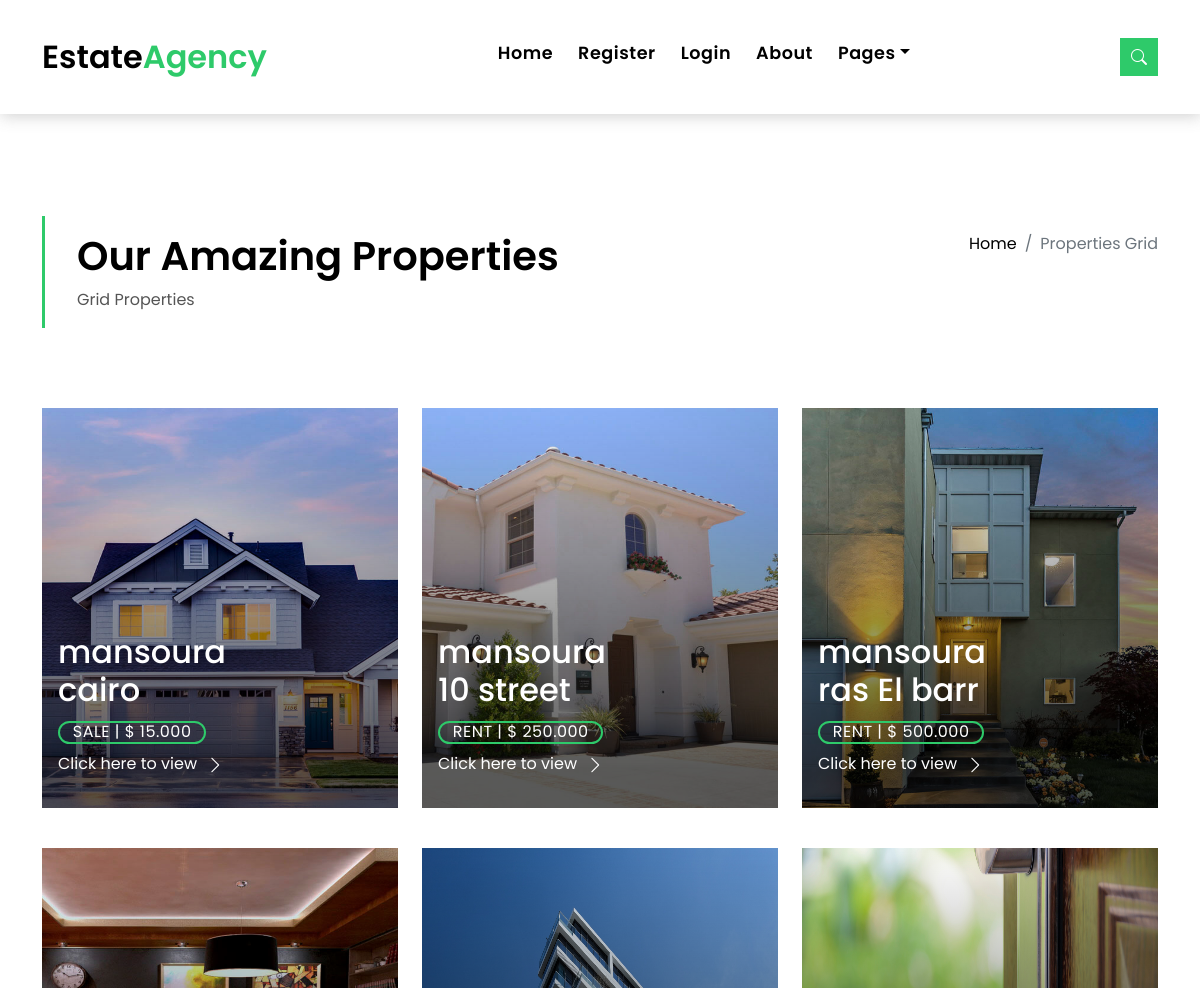
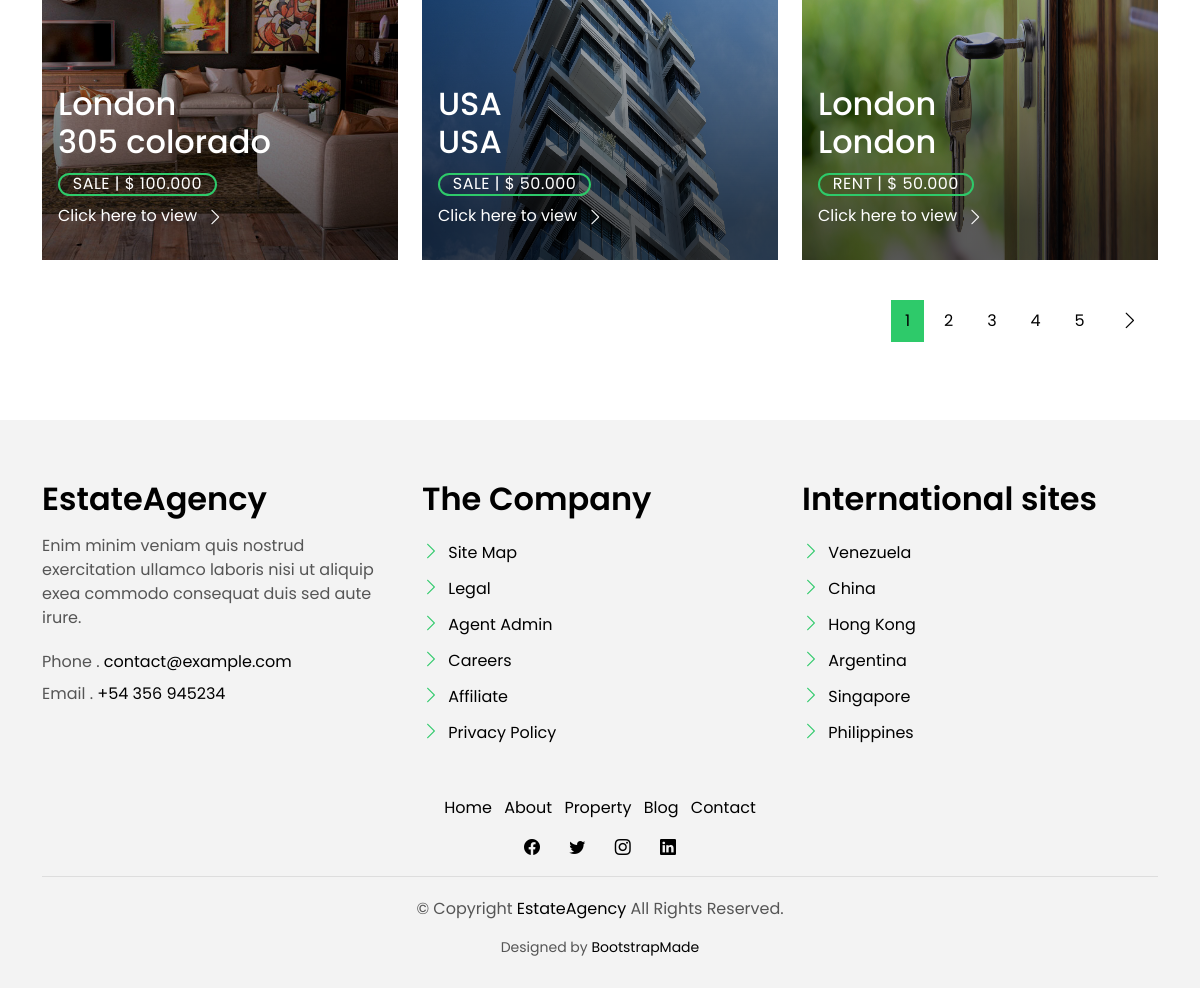
Screenshot of /properties with the database file from the repository (2 pictures, top to bottom).
### houses/models.py (models this page shows, shortened)
class House(models.Model):
    status_choices = (
        ("sale", "sale"),
        ("rent", "rent"),
    )
    img = models.ImageField(upload_to="images")
    address = models.CharField(max_length=50)
    location = models.CharField(max_length=50)
    status = models.CharField(max_length=100,choices=status_choices)
    area = models.IntegerField()
    beds = models.IntegerField()
    bathrooms = models.IntegerField()
    garages = models.IntegerField()
    price = models.IntegerField()
    agent = models.ForeignKey(Agent,on_delete=models.CASCADE)
    description = models.TextField()
    amenities = models.ManyToManyField(Amenity)

### houses/views.py (the view)
# urls.py: path('properties', views.propertiesView.as_view(),name="properties"),
class propertiesView(ListView):
    model = House
    paginate_by = 6
    template_name = "houses/property-grid.html"
    context_object_name = "all_houses"

### houses/templates/houses/property-grid.html (shortened to what this page needs)
{% extends 'houses/base.html' %}
{% load static %}
{% block content %}
  <main id="main">
    <section class="intro-single">
      <div class="container">
        <div class="row">
          <div class="col-md-12 col-lg-8">
            <div class="title-single-box">
              <h1 class="title-single">Our Amazing Properties</h1>
              <span class="color-text-a">Grid Properties</span>
            </div>
          </div>
          <div class="col-md-12 col-lg-4">
            <nav aria-label="breadcrumb" class="breadcrumb-box d-flex justify-content-lg-end">
              <ol class="breadcrumb">
                <li class="breadcrumb-item">
                  <a href="{% url 'home' %}">Home</a>
                </li>
                <li class="breadcrumb-item active" aria-current="page">
                  Properties Grid
                </li>
              </ol>
            </nav>
          </div>
        </div>
      </div>
    </section>
    <section class="property-grid grid">
      <div class="container">
        <div class="row">
          <div class="col-sm-12">
          </div>
{% for house in all_houses %}
          <div class="col-md-4">
            <div class="card-box-a card-shadow">
              <div class="img-box-a">
                <img src="{{house.img.url}}" alt="" class="img-a img-fluid" style="width:600px;height:400px;">
              </div>
              <div class="card-overlay">
                <div class="card-overlay-a-content">
                  <div class="card-header-a">
                    <h2 class="card-title-a">
                      <a href="#">{{house.location}}
                        <br /> {{house.address}}</a>
                    </h2>
                  </div>
                  <div class="card-body-a">
                    <div class="price-box d-flex">
                      <span class="price-a">{{house.status}} | $ {{house.price}}.000</span>
                    </div>
                    <a href="{% url 'single' house.id %}" class="link-a">Click here to view
                      <span class="bi bi-chevron-right"></span>
                    </a>
                  </div>
                </div>
              </div>
            </div>
          </div>
{% endfor %}
        </div>
        <div class="row">
          <div class="col-sm-12">
            <nav class="pagination-a">
        <ul class="pagination justify-content-end">
    {% for page in page_obj.paginator.page_range %}
          {% if page == page_obj.number %}
                <li class="page-item active">
                  <a class="page-link" href="?{{request.GET.urlencode}}&page={{page}}">{{page}}</a>
                </li>
          {% else %}
          <li class="page-item">
                  <a class="page-link" href="?{{request.GET.urlencode}}&page={{page}}">{{page}}</a>
                </li>
          {% endif %}
    {% endfor %}
{% if page_obj.has_next %}
                <li class="page-item next">
                  <a class="page-link" href="?{{request.GET.urlencode}}&page={{page_obj.next_page_number}}">
                    <span class="bi bi-chevron-right"></span>
                  </a>
                </li>
{% endif %}
              </ul>
            </nav>
          </div>
        </div>
      </div>
    </section>
  </main>
{% endblock %}

### houses/templates/houses/base.html (shortened to what this page needs)
{% load static %}
<!DOCTYPE html>
<html lang="en">
<head>
  <link href="{% static 'houses/assets/vendor/animate.css/animate.min.css' %}" rel="stylesheet">
  <link href="{% static 'houses/assets/vendor/bootstrap/css/bootstrap.min.css' %}" rel="stylesheet">
  <link href="{% static 'houses/assets/vendor/bootstrap-icons/bootstrap-icons.css' %}" rel="stylesheet">
  <link href="{% static 'houses/assets/vendor/swiper/swiper-bundle.min.css' %}" rel="stylesheet">
  <link href="{% static 'houses/assets/css/style.css' %}" rel="stylesheet">
</head>
<body>
  <nav class="navbar navbar-default navbar-trans navbar-expand-lg fixed-top">
    <div class="container">
      <a class="navbar-brand text-brand" href="{% url 'home' %}">Estate<span class="color-b">Agency</span></a>
      <div class="navbar-collapse collapse justify-content-center" id="navbarDefault">
        <ul class="navbar-nav">
          {% if request.path == "/" %}
          <li class="nav-item">
            <a class="nav-link active" href="{% url 'home' %}">Home</a>
          </li>
          {% else %}
          <li class="nav-item">
            <a class="nav-link" href="{% url 'home' %}">Home</a>
          </li>
          {% endif %}
{% if user.is_authenticated %}
{% if request.user.agentaccount %}
          {% if request.path == "/Profile" %}
          <li class="nav-item">
            <a class="nav-link active" href="{% url 'Profile' %}">
              Profile(<span style="color:green;">{{request.user.username}}</span>)
            </a>
          </li>
          {% else %}
          <li class="nav-item">
            <a class="nav-link" href="{% url 'Profile' %}">
              Profile(<span style="color:green;">{{request.user.username}}</span>)
            </a>
          </li>
          {% endif %}
          {% if request.path == "/messages" %}
          <li class="nav-item">
            <a class="nav-link active" href="{% url 'messages' %}">Messages({{request.user.agentaccount.agent.message_set.count}})</a>
          </li>
          {% else %}
          <li class="nav-item">
            <a class="nav-link" href="{% url 'messages' %}">Messages({{request.user.agentaccount.agent.message_set.count}})</a>
          </li>
          {% endif %}
{% endif %}
          <li class="nav-item">
            <a class="nav-link" href="{% url 'userlogout' %}">Log Out</a>
          </li>
{% else %}
          {% if request.path == "/userregister" %}
          <li class="nav-item">
            <a class="nav-link active" href="{% url 'userregister' %}">Register</a>
          </li>
          {% else %}
          <li class="nav-item">
            <a class="nav-link" href="{% url 'userregister' %}">Register</a>
          </li>
          {% endif %}
          {% if request.path == "/userlogin" %}
          <li class="nav-item">
            <a class="nav-link active" href="{% url 'userlogin' %}?next={{request.path}}">Login</a>
          </li>
          {% else %}
          <li class="nav-item">
            <a class="nav-link" href="{% url 'userlogin' %}?next={{request.path}}">Login</a>
          </li>
          {% endif %}
{% endif %}
          {% if request.path == "/about" %}
          <li class="nav-item">
            <a class="nav-link active" href="{% url 'about' %}">About</a>
          </li>
          {% else %}
          <li class="nav-item">
            <a class="nav-link" href="{% url 'about' %}">About</a>
          </li>
          {% endif %}
          <li class="nav-item dropdown">
            <a class="nav-link dropdown-toggle" href="#" id="navbarDropdown" role="button" data-bs-toggle="dropdown" aria-haspopup="true" aria-expanded="false">Pages</a>
          </li>
        </ul>
      </div>
      <button type="button" class="btn btn-b-n navbar-toggle-box navbar-toggle-box-collapse" data-bs-toggle="collapse" data-bs-target="#navbarTogglerDemo01">
        <i class="bi bi-search"></i>
      </button>
    </div>
  </nav>
 {% block content %} {% endblock %}
  <section class="section-footer">
    <div class="container">
      <div class="row">
        <div class="col-sm-12 col-md-4">
          <div class="widget-a">
            <div class="w-header-a">
              <h3 class="w-title-a text-brand">EstateAgency</h3>
            </div>
            <div class="w-body-a">
              <p class="w-text-a color-text-a">
                Enim minim veniam quis nostrud exercitation ullamco laboris nisi ut aliquip exea commodo consequat duis
                sed aute irure.
              </p>
            </div>
            <div class="w-footer-a">
              <ul class="list-unstyled">
                <li class="color-a">
                  <span class="color-text-a">Phone .</span> contact@example.com
                </li>
                <li class="color-a">
                  <span class="color-text-a">Email .</span> +54 356 945234
                </li>
              </ul>
            </div>
          </div>
        </div>
        <div class="col-sm-12 col-md-4 section-md-t3">
          <div class="widget-a">
            <div class="w-header-a">
              <h3 class="w-title-a text-brand">The Company</h3>
            </div>
            <div class="w-body-a">
              <div class="w-body-a">
                <ul class="list-unstyled">
                  <li class="item-list-a">
                    <i class="bi bi-chevron-right"></i> <a href="#">Site Map</a>
                  </li>
                  <li class="item-list-a">
                    <i class="bi bi-chevron-right"></i> <a href="#">Legal</a>
                  </li>
                  <li class="item-list-a">
                    <i class="bi bi-chevron-right"></i> <a href="#">Agent Admin</a>
                  </li>
                  <li class="item-list-a">
                    <i class="bi bi-chevron-right"></i> <a href="#">Careers</a>
                  </li>
                  <li class="item-list-a">
                    <i class="bi bi-chevron-right"></i> <a href="#">Affiliate</a>
                  </li>
                  <li class="item-list-a">
                    <i class="bi bi-chevron-right"></i> <a href="#">Privacy Policy</a>
                  </li>
                </ul>
              </div>
            </div>
          </div>
        </div>
        <div class="col-sm-12 col-md-4 section-md-t3">
          <div class="widget-a">
            <div class="w-header-a">
              <h3 class="w-title-a text-brand">International sites</h3>
            </div>
            <div class="w-body-a">
              <ul class="list-unstyled">
                <li class="item-list-a">
                  <i class="bi bi-chevron-right"></i> <a href="#">Venezuela</a>
                </li>
                <li class="item-list-a">
                  <i class="bi bi-chevron-right"></i> <a href="#">China</a>
                </li>
                <li class="item-list-a">
                  <i class="bi bi-chevron-right"></i> <a href="#">Hong Kong</a>
                </li>
                <li class="item-list-a">
                  <i class="bi bi-chevron-right"></i> <a href="#">Argentina</a>
                </li>
                <li class="item-list-a">
                  <i class="bi bi-chevron-right"></i> <a href="#">Singapore</a>
                </li>
                <li class="item-list-a">
                  <i class="bi bi-chevron-right"></i> <a href="#">Philippines</a>
                </li>
              </ul>
            </div>
          </div>
        </div>
      </div>
    </div>
  </section>
  <footer>
    <div class="container">
      <div class="row">
        <div class="col-md-12">
          <nav class="nav-footer">
            <ul class="list-inline">
              <li class="list-inline-item">
                <a href="{% url 'home' %}">Home</a>
              </li>
              <li class="list-inline-item">
                <a href="{% url 'about' %}">About</a>
              </li>
              <li class="list-inline-item">
                <a href="{% url 'properties' %}">Property</a>
              </li>
              <li class="list-inline-item">
                <a href="{% url 'blogs' %}">Blog</a>
              </li>
              <li class="list-inline-item">
                <a href="#">Contact</a>
              </li>
            </ul>
          </nav>
          <div class="socials-a">
            <ul class="list-inline">
              <li class="list-inline-item">
                <a href="https://www.facebook.com/">
                  <i class="bi bi-facebook" aria-hidden="true"></i>
                </a>
              </li>
              <li class="list-inline-item">
                <a href="https://www.twitter.com/">
                  <i class="bi bi-twitter" aria-hidden="true"></i>
                </a>
              </li>
              <li class="list-inline-item">
                <a href="https://www.instagram.com/">
                  <i class="bi bi-instagram" aria-hidden="true"></i>
                </a>
              </li>
              <li class="list-inline-item">
                <a href="https://www.linkedin.com/">
                  <i class="bi bi-linkedin" aria-hidden="true"></i>
                </a>
              </li>
            </ul>
          </div>
          <div class="copyright-footer">
            <p class="copyright color-text-a">
              &copy; Copyright
              <span class="color-a">EstateAgency</span> All Rights Reserved.
            </p>
          </div>
          <div class="credits">
            Designed by <a href="https://bootstrapmade.com/">BootstrapMade</a>
          </div>
        </div>
      </div>
    </div>
  </footer>
</body>
</html>

### rows the page displays
House: img (picture), location "mansoura", address "cairo", status "SALE", price "15"
House: img (picture), location "mansoura", address "10 street", status "RENT", price "250"
House: img (picture), location "mansoura", address "ras El barr", status "RENT", price "500"
House: img (picture), location "London", address "305 colorado", status "SALE", price "100"
House: img (picture), location "USA", address "USA", status "SALE", price "50"
House: img (picture), location "London", address "London", status "RENT", price "50"

### other values shown
{{ page }} "1"
{{ page }} "2" "3" "4" "5"
